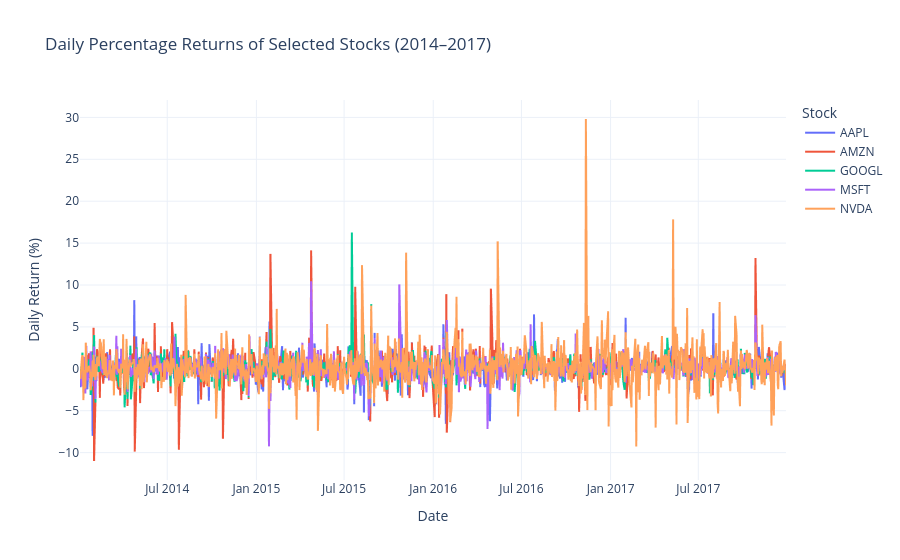

Here is the notebook cell this chart was saved with:
### Code cell
fig = px.line(
    returns_data,
    x='date',
    y='daily_percentage_return',
    color='symbol',
    title='Daily Percentage Returns of Selected Stocks (2014–2017)',
    labels={
        'date': 'Date',
        'daily_percentage_return': 'Daily Return (%)',
        'symbol': 'Stock'
    }
)

fig.update_layout(
    template='plotly_white',
    hovermode='x unified',
    height=600
)

fig.show()

### Figure 1 — Plotly figure (JSON) as saved in the notebook; plotly's stock layout.template omitted (floating-point values rounded to 4 significant figures; data arrays with more than 128 entries replaced by an {"elided": "..."} marker saying what was removed)
{"data": [{"hovertemplate": "Stock=AAPL<br>Date=%{x}<br>Daily Return (%)=%{y}<extra></extra>", "legendgroup": "AAPL", "line": {"color": "#636efa", "dash": "solid"}, "marker": {"symbol": "circle"}, "mode": "lines", "name": "AAPL", "showlegend": true, "type": "scattergl", "x": {"elided": "1007 str values"}, "xaxis": "x", "y": {"elided": "1007 float values"}, "yaxis": "y"}, {"hovertemplate": "Stock=AMZN<br>Date=%{x}<br>Daily Return (%)=%{y}<extra></extra>", "legendgroup": "AMZN", "line": {"color": "#EF553B", "dash": "solid"}, "marker": {"symbol": "circle"}, "mode": "lines", "name": "AMZN", "showlegend": true, "type": "scattergl", "x": {"elided": "1007 str values"}, "xaxis": "x", "y": {"elided": "1007 float values"}, "yaxis": "y"}, {"hovertemplate": "Stock=GOOGL<br>Date=%{x}<br>Daily Return (%)=%{y}<extra></extra>", "legendgroup": "GOOGL", "line": {"color": "#00cc96", "dash": "solid"}, "marker": {"symbol": "circle"}, "mode": "lines", "name": "GOOGL", "showlegend": true, "type": "scattergl", "x": {"elided": "1007 str values"}, "xaxis": "x", "y": {"elided": "1007 float values"}, "yaxis": "y"}, {"hovertemplate": "Stock=MSFT<br>Date=%{x}<br>Daily Return (%)=%{y}<extra></extra>", "legendgroup": "MSFT", "line": {"color": "#ab63fa", "dash": "solid"}, "marker": {"symbol": "circle"}, "mode": "lines", "name": "MSFT", "showlegend": true, "type": "scattergl", "x": {"elided": "1007 str values"}, "xaxis": "x", "y": {"elided": "1007 float values"}, "yaxis": "y"}, {"hovertemplate": "Stock=NVDA<br>Date=%{x}<br>Daily Return (%)=%{y}<extra></extra>", "legendgroup": "NVDA", "line": {"color": "#FFA15A", "dash": "solid"}, "marker": {"symbol": "circle"}, "mode": "lines", "name": "NVDA", "showlegend": true, "type": "scattergl", "x": {"elided": "1007 str values"}, "xaxis": "x", "y": {"elided": "1007 float values"}, "yaxis": "y"}], "layout": {"autosize": true, "hovermode": "x unified", "legend": {"title": {"text": "Stock"}, "tracegroupgap": 0}, "title": {"text": "Daily Percentage Returns of Selected Stocks (2014–2017)"}, "xaxis": {"anchor": "y", "autorange": true, "domain": [0, 1], "range": ["2014-01-02", "2017-12-29"], "title": {"text": "Date"}, "type": "date"}, "yaxis": {"anchor": "x", "autorange": true, "domain": [0, 1], "range": [-13.26, 32.07], "title": {"text": "Daily Return (%)"}, "type": "linear"}}}
